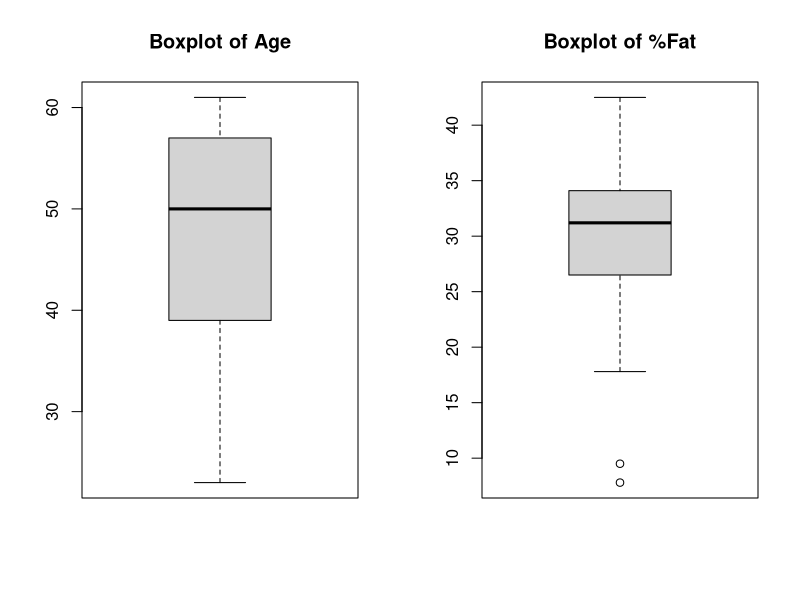
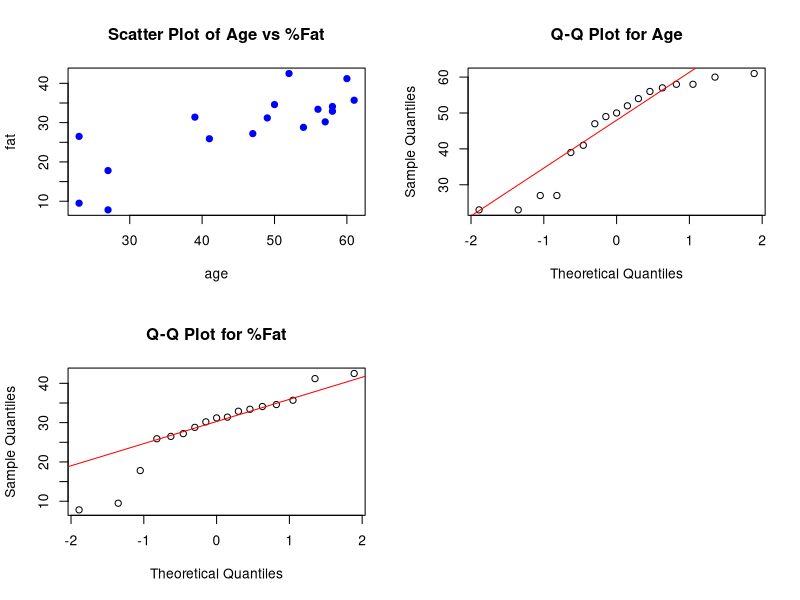

The R source for these figures, in order:
age <- c(23, 23, 27, 27, 39, 41, 47, 49, 50, 52, 54, 56, 57, 58, 58, 60, 61)
fat <- c(9.5, 26.5, 7.8, 17.8, 31.4, 25.9, 27.2, 31.2, 34.6, 42.5, 28.8, 33.4, 30.2, 34.1, 32.9, 41.2, 35.7)
age_mean <- mean(age)
age_median <- median(age)
age_sd <- sd(age)
fat_mean <- mean(fat)
fat_median <- median(fat)
fat_sd <- sd(fat)
cat("Age - Mean: ", age_mean, "Median: ", age_median, "Standard Deviation: ", age_sd, "\n")
cat("Fat- Mean: ", fat_mean, "Median: ", fat_median, "Standard Deviation: ", fat_sd, "\n")
par(mfrow=c(1,2))
boxplot(age, main="Boxplot of Age", x_lab="Age")
boxplot(fat, main="Boxplot of %Fat", y_lab="%Fat")
par(mfrow=c(2,2))
plot(age, fat,main="Scatter Plot of Age vs %Fat", x_lab="Age", y_lab="%Fat", pch=19, col="blue")
qqnorm(age, main="Q-Q Plot for Age")
qqline(age, col="red")
qqnorm(fat, main="Q-Q Plot for %Fat")
qqline(fat, col="red")
par(mfrow=c(1,1))
